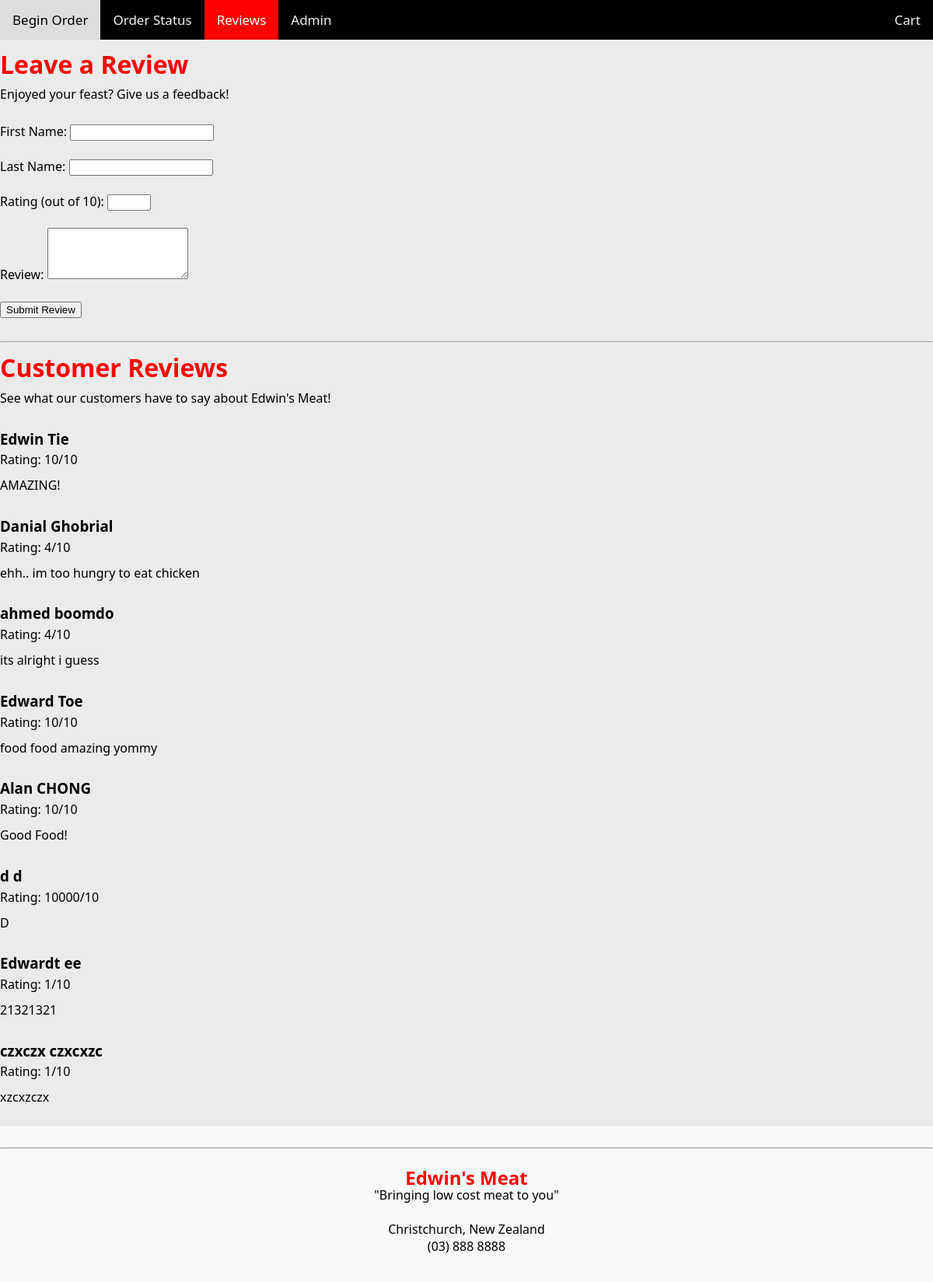
The app's page /reviews with its own data.
### tables this page shows
CREATE TABLE Reviews (review_id INTEGER PRIMARY KEY AUTOINCREMENT, firstname TEXT, lastname TEXT, ratingmessage TEXT, rating INTEGER);

### routes.py (the view, shortened to what this page needs)
@app.route("/reviews", methods=["GET", "POST"])
def reviews():
    conn, cur = get_db_connection()
    cur.execute('SELECT * FROM Reviews')
    reviews = cur.fetchall()
    return render_template("reviews.html", reviews=reviews)

### routes.py (called while the page is built)
def get_db_connection():
    conn = sqlite3.connect('data.db')
    cur = conn.cursor()
    return conn, cur

### templates/reviews.html
{% extends "layout.html" %}
{% block content %}
<div class="page_wrpr">
    <h1>Leave a Review</h1>
    <p>Enjoyed your feast? Give us a feedback!</p>
    <form action="/reviews" method="POST">
        <label for="firstname">First Name:</label>
        <input type="text" id="firstname" name="firstname" required><br><br>
        <label for="lastname">Last Name:</label>
        <input type="text" id="lastname" name="lastname" required><br><br>
        <label for="rating">Rating (out of 10):</label>
        <input type="number" id="rating" name="rating" min="1" max="10" required><br><br>
        <label for="ratingmessage">Review:</label>
        <textarea id="ratingmessage" name="ratingmessage" rows="4" required></textarea><br><br>
        <input type="submit" value="Submit Review">
    </form>
<br>
    <hr>
    <h1>Customer Reviews</h1>
    <p>See what our customers have to say about Edwin's Meat!</p>
    <div class="reviews-container">
        {% for review in reviews %}
        <div class="review-item">
            <h3>{{ review[1] }} {{ review[2] }}</h3>
            <p>Rating: {{ review[4] }}/10</p>
            <p>{{ review[3] }}</p>
        </div>
    {% endfor %}
    </div>
</div>
{% endblock %}

### static/css/style.css (style rules this page uses)
body { font-family: 'Segoe UI', Tahoma, Geneva, Verdana, sans-serif; background-color: rgb(235, 235, 235); color: #000000; }
.page_wrpr { max-width: 1200px; margin: 0px auto; }
body { display: flex; flex-direction: column; min-height: 100vh; margin: 0; }
h1 { color:red; margin-top: 10px; }
p { margin-top: -15px; padding-bottom: 10px; }

### records on screen
Reviews: firstname "Edwin", lastname "Tie", rating "10", ratingmessage "AMAZING!"
Reviews: firstname "Danial", lastname "Ghobrial", rating "4", ratingmessage "ehh.. im too hungry to eat chicken"
Reviews: firstname "ahmed", lastname "boomdo", rating "4", ratingmessage "its alright i guess"
Reviews: firstname "Edward", lastname "Toe", rating "10", ratingmessage "food food amazing yommy"
Reviews: firstname "Alan", lastname "CHONG", rating "10", ratingmessage "Good Food!"
Reviews: firstname "d", lastname "d", rating "10000", ratingmessage "D"
Reviews: firstname "Edwardt", lastname "ee", rating "1", ratingmessage "21321321"
Reviews: firstname "czxczx", lastname "czxcxzc", rating "1", ratingmessage "xzcxzczx"
